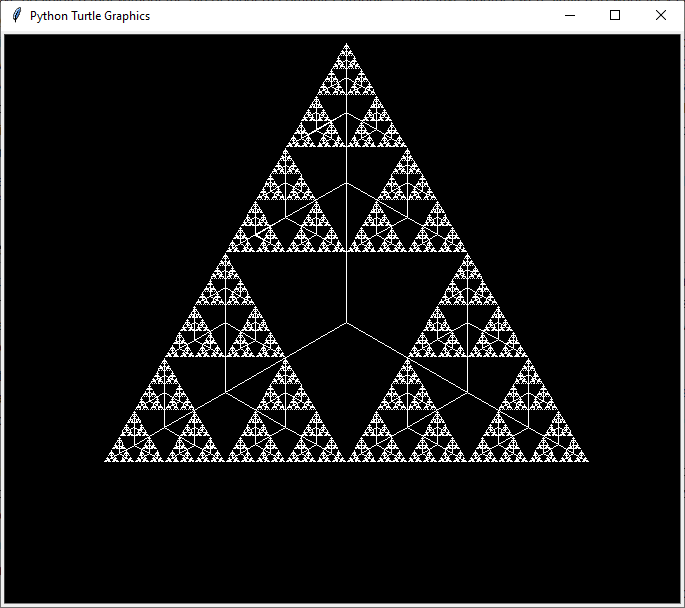
#> input picture triangulo.png, 685 x 608 px
$ jupyter execute --allow-errors 'Atividade 4 -  Implementação de um Fractal Geométrico.ipynb'
#> lines starting #> are read from the running program, lines starting #| are printed output that depends on the picture
### Atividade 4 -  Implementação de um Fractal Geométrico ###

[cell 1]
import turtle

[cell 2]
import time

minimo = 1

def build_tree(t, comprimento, angulo):
    if comprimento > minimo:
        t.forward(comprimento)
        novo_comprimento = comprimento / 2
        build_tree(t, novo_comprimento, angulo)
        t.left(angulo)
        build_tree(t, novo_comprimento, angulo)
        t.right(angulo * 2)
        build_tree(t, novo_comprimento, angulo)
        t.left(angulo)
        t.backward(comprimento)

#> (the rest of this cell did not finish here and is left out)

[cell 3]
import cv2
import matplotlib.pyplot as plt
print("Link para o vídeo: http://www.youtube.com/watch?v=buFj8UUxzrA")

plt.figure(figsize=(6.85, 6.08))
plt.imshow(cv2.imread("triangulo.png"));

**Código original**

#> (a cell that did not finish here is left out)

[cell 5]
plt.figure(figsize=(6.85, 6.08))
plt.imshow(cv2.imread("arvore.png"));
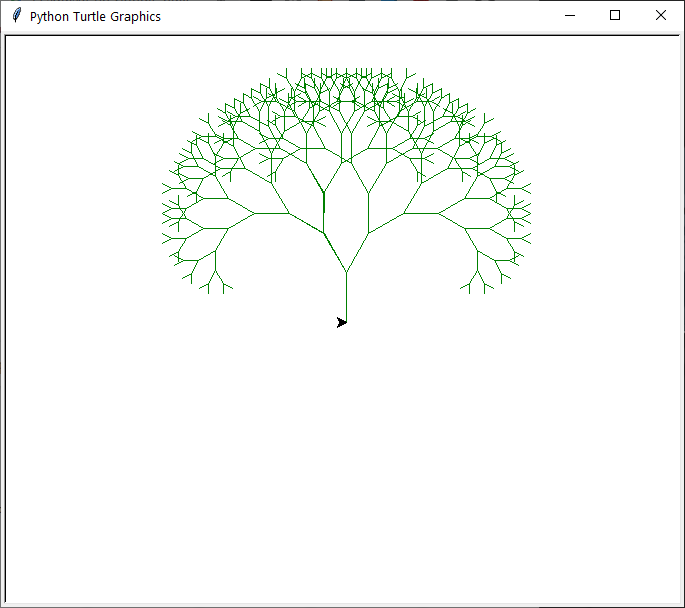
#> input picture arvore.png, 685 x 608 px
print("Diretamente do site: https://towardsdatascience.com/creating-fractals-with-python-d2b663786da6")

**Outro fractal que fiz**

[cell 6]
minimo = 5
it = 0

def build_tree(t, comprimento, reducao, angulo, it):
    if comprimento > minimo:
        tree.color(colors[it])
        t.forward(comprimento)
        novo_comprimento = comprimento - reducao
        t.left(angulo)
        it = it+1
        build_tree(t, novo_comprimento, reducao, angulo, it)
        t.right(angulo * 2)
        build_tree(t, novo_comprimento, reducao, angulo, it)
        t.left(angulo)
        tree.color(colors[it-1])
        t.backward(comprimento)

#> (the rest of this cell did not finish here and is left out)

[cell 7]
plt.figure(figsize=(6.85, 6.08))
plt.imshow(cv2.cvtColor(src=cv2.imread("petala.png"),code=cv2.COLOR_BGR2RGB));
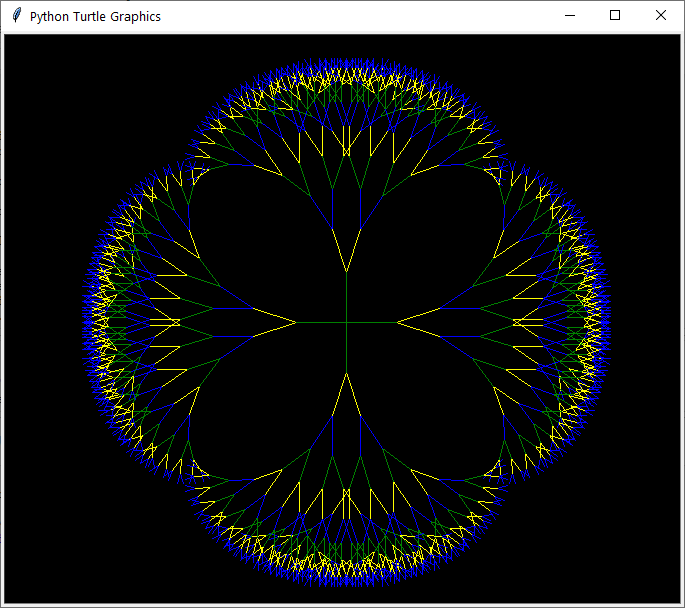
#> input picture petala.png, 685 x 608 px
